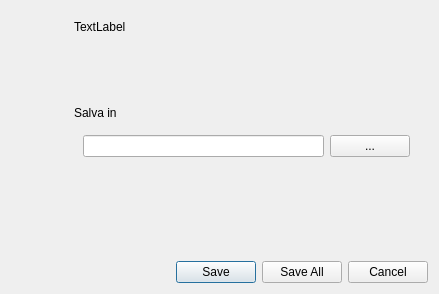
<?xml version="1.0" encoding="UTF-8"?>
<ui version="4.0">
 <class>PushDialog</class>
 <widget class="QDialog" name="PushDialog">
  <property name="geometry">
   <rect>
    <x>0</x>
    <y>0</y>
    <width>439</width>
    <height>294</height>
   </rect>
  </property>
  <property name="windowTitle">
   <string>Richiesta di trasferimento file</string>
  </property>
  <property name="windowIcon">
   <iconset resource="resources.qrc">
    <normaloff>:/bluez/obex/agent/icon</normaloff>:/bluez/obex/agent/icon</iconset>
  </property>
  <layout class="QGridLayout" name="gridLayout_2">
   <item row="0" column="0">
    <widget class="QLabel" name="mime_icon">
     <property name="sizePolicy">
      <sizepolicy hsizetype="Fixed" vsizetype="Expanding">
       <horstretch>0</horstretch>
       <verstretch>0</verstretch>
      </sizepolicy>
     </property>
     <property name="minimumSize">
      <size>
       <width>48</width>
       <height>48</height>
      </size>
     </property>
     <property name="autoFillBackground">
      <bool>false</bool>
     </property>
     <property name="text">
      <string/>
     </property>
     <property name="pixmap">
      <pixmap resource="resources.qrc">:/bluez/obex/agent/icon</pixmap>
     </property>
     <property name="scaledContents">
      <bool>false</bool>
     </property>
     <property name="alignment">
      <set>Qt::AlignLeading|Qt::AlignLeft|Qt::AlignTop</set>
     </property>
    </widget>
   </item>
   <item row="0" column="1">
    <widget class="QWidget" name="widget" native="true">
     <property name="sizePolicy">
      <sizepolicy hsizetype="Expanding" vsizetype="Expanding">
       <horstretch>0</horstretch>
       <verstretch>0</verstretch>
      </sizepolicy>
     </property>
     <layout class="QVBoxLayout" name="verticalLayout">
      <item>
       <widget class="QLabel" name="label_question">
        <property name="sizePolicy">
         <sizepolicy hsizetype="Preferred" vsizetype="Expanding">
          <horstretch>0</horstretch>
          <verstretch>0</verstretch>
         </sizepolicy>
        </property>
        <property name="text">
         <string>TextLabel</string>
        </property>
        <property name="alignment">
         <set>Qt::AlignLeading|Qt::AlignLeft|Qt::AlignTop</set>
        </property>
        <property name="wordWrap">
         <bool>true</bool>
        </property>
       </widget>
      </item>
      <item>
       <widget class="QLabel" name="label">
        <property name="text">
         <string>Salva in</string>
        </property>
       </widget>
      </item>
      <item>
       <widget class="QWidget" name="widget_2" native="true">
        <property name="sizePolicy">
         <sizepolicy hsizetype="Expanding" vsizetype="Preferred">
          <horstretch>0</horstretch>
          <verstretch>0</verstretch>
         </sizepolicy>
        </property>
        <layout class="QHBoxLayout" name="horizontalLayout">
         <item>
          <widget class="QLineEdit" name="txt_filename"/>
         </item>
         <item>
          <widget class="QPushButton" name="btBrowse">
           <property name="sizePolicy">
            <sizepolicy hsizetype="Minimum" vsizetype="Preferred">
             <horstretch>0</horstretch>
             <verstretch>0</verstretch>
            </sizepolicy>
           </property>
           <property name="text">
            <string>...</string>
           </property>
          </widget>
         </item>
        </layout>
       </widget>
      </item>
      <item>
       <spacer name="verticalSpacer">
        <property name="orientation">
         <enum>Qt::Vertical</enum>
        </property>
        <property name="sizeHint" stdset="0">
         <size>
          <width>20</width>
          <height>43</height>
         </size>
        </property>
       </spacer>
      </item>
     </layout>
    </widget>
   </item>
   <item row="1" column="0" colspan="2">
    <widget class="QDialogButtonBox" name="buttonBox">
     <property name="orientation">
      <enum>Qt::Horizontal</enum>
     </property>
     <property name="standardButtons">
      <set>QDialogButtonBox::Cancel|QDialogButtonBox::Save|QDialogButtonBox::SaveAll</set>
     </property>
     <property name="centerButtons">
      <bool>false</bool>
     </property>
    </widget>
   </item>
  </layout>
 </widget>
 <resources>
  <include location="resources.qrc"/>
 </resources>
 <connections>
  <connection>
   <sender>buttonBox</sender>
   <signal>accepted()</signal>
   <receiver>PushDialog</receiver>
   <slot>accept()</slot>
   <hints>
    <hint type="sourcelabel">
     <x>257</x>
     <y>277</y>
    </hint>
    <hint type="destinationlabel">
     <x>157</x>
     <y>209</y>
    </hint>
   </hints>
  </connection>
  <connection>
   <sender>buttonBox</sender>
   <signal>rejected()</signal>
   <receiver>PushDialog</receiver>
   <slot>reject()</slot>
   <hints>
    <hint type="sourcelabel">
     <x>325</x>
     <y>277</y>
    </hint>
    <hint type="destinationlabel">
     <x>286</x>
     <y>209</y>
    </hint>
   </hints>
  </connection>
  <connection>
   <sender>btBrowse</sender>
   <signal>clicked()</signal>
   <receiver>PushDialog</receiver>
   <slot>showBrowseDir()</slot>
   <hints>
    <hint type="sourcelabel">
     <x>374</x>
     <y>139</y>
    </hint>
    <hint type="destinationlabel">
     <x>58</x>
     <y>184</y>
    </hint>
   </hints>
  </connection>
  <connection>
   <sender>buttonBox</sender>
   <signal>clicked(QAbstractButton*)</signal>
   <receiver>PushDialog</receiver>
   <slot>buttonClicked(QAbstractButton*)</slot>
   <hints>
    <hint type="sourcelabel">
     <x>142</x>
     <y>272</y>
    </hint>
    <hint type="destinationlabel">
     <x>60</x>
     <y>236</y>
    </hint>
   </hints>
  </connection>
 </connections>
 <slots>
  <slot>showBrowseDir()</slot>
  <slot>buttonClicked(QAbstractButton*)</slot>
 </slots>
</ui>
